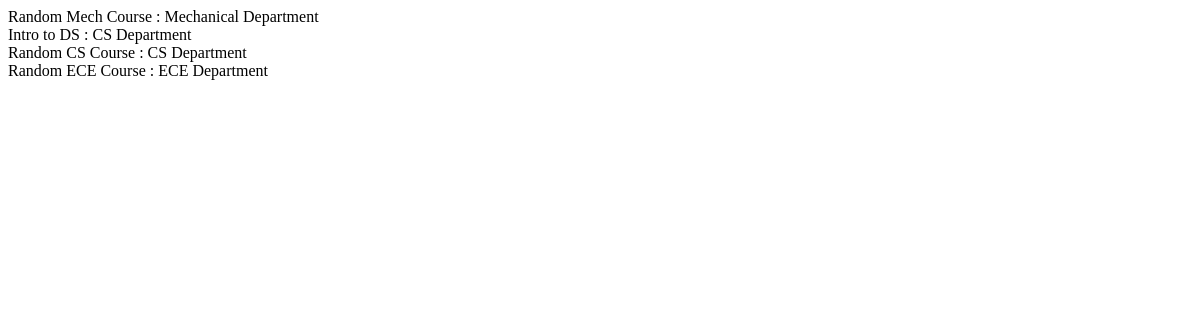
Before: /courses/ with the older database file.
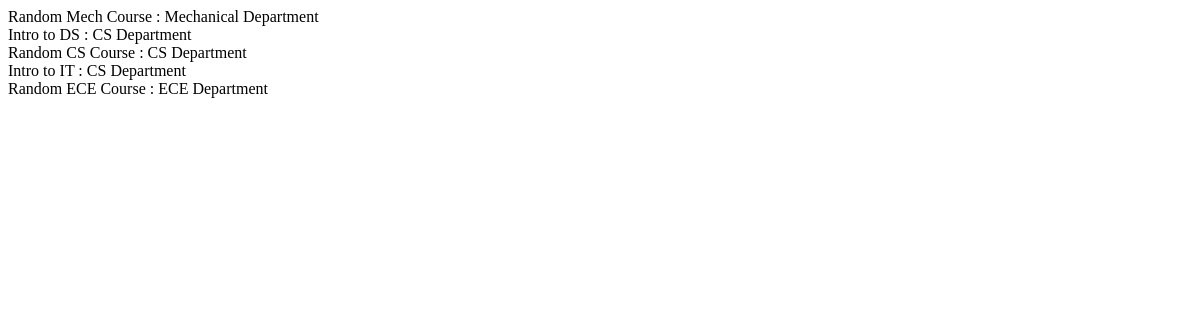
After: the same page with the newer database file.
### course/models.py (models this page shows, shortened)
class Course(models.Model):
    course_name = models.CharField(max_length=70)
    department = models.ForeignKey('department.Department', on_delete = models.CASCADE)

### department/models.py (models this page shows, shortened)
class Department(models.Model):
    department_name = models.CharField(max_length=50)

### course/views.py (the view)
# urls.py: path("", CourseListView.as_view(), name = 'course-list-view'),
class CourseListView(ListView):
    template_name = 'course/course_list.html'
    context_object_name = "courses"
    def get_queryset(self):
        queryset = Course.objects.all().order_by('department')
        return queryset

### course/templates/course/course_list.html
<div>
    {% for course in courses %}
        <div>
                {{course.course_name}} : {{course.department.department_name}} Department
        </div>
    {% endfor %}
</div>

Changed rows visible on the page:
added Course: course_name "Intro to IT", department.department_name "CS"
